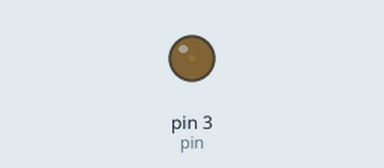
Recording of a sketch running on a simulated Arduino Uno, built with avr-gcc and run on an emulated ATmega328P. Parts: output pins drawn as LEDs (lit = HIGH).

Above: at 0.05 s.
At 1.3 s:
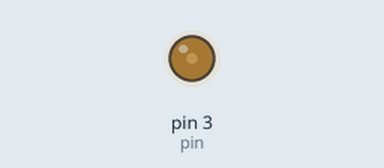
At 2.55 s:
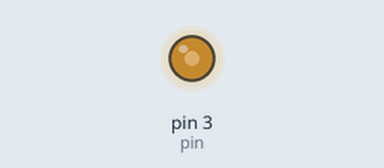
At 5.1 s:
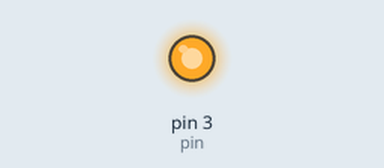
Timing chart, 0 to 6.7 s (numbered marks = the images above):
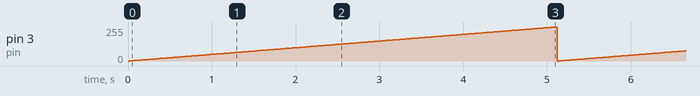

Measured:
- by itself, pin 3 (pin): ramps from 0/255 to 255/255 and jumps back, once every 5.1 s

The sketch:

arduino_tutorial_7a.ino
```cpp
// Tutorial 7
// https://www.youtube.com/watch?v=6CRhpUV92ww&list=PLGs0VKk2DiYw-L-RibttcvK-WBZm8WLEP&index=7

const int pin = 3;
int brightness = 0;
void setup() {
  // put your setup code here, to run once:
  pinMode(pin, OUTPUT);
}

void loop() {
  // put your main code here, to run repeatedly:
  while(brightness <= 255) {
    analogWrite(pin, brightness);
    delay(20);
    brightness++;
  }
  brightness = 0;
}
```
